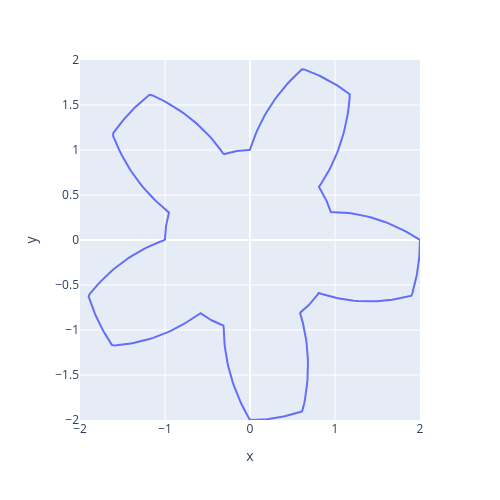

The code cell stored with this chart in its notebook:
### Code cell
d = .011
steps = 80

n = 500

# Theta (radians). To avoid /div0 start from 1 
T = np.linspace(0, np.pi*2 , n)

R = profile(T)

Rmax = np.max(R) 


X, Y = pol2cart(R, T)
mode='lines'
fig = px.line(x=X, y=Y)
fig.update_layout(width=500 , height = 500, yaxis_range = [-Rmax, Rmax], xaxis_range = [-Rmax, Rmax])

fig.show()

### Figure 1 — Plotly figure (JSON) as saved in the notebook; plotly's stock layout.template omitted (floating-point values rounded to 4 significant figures; data arrays with more than 128 entries replaced by an {"elided": "..."} marker saying what was removed)
{"data": [{"hovertemplate": "x=%{x}<br>y=%{y}<extra></extra>", "legendgroup": "", "line": {"color": "#636efa", "dash": "solid"}, "marker": {"symbol": "circle"}, "mode": "lines", "name": "", "orientation": "v", "showlegend": false, "type": "scatter", "x": {"elided": "500 float values"}, "xaxis": "x", "y": {"elided": "500 float values"}, "yaxis": "y"}], "layout": {"height": 500, "legend": {"tracegroupgap": 0}, "margin": {"t": 60}, "width": 500, "xaxis": {"anchor": "y", "domain": [0, 1], "range": [-2.0, 2.0], "title": {"text": "x"}}, "yaxis": {"anchor": "x", "domain": [0, 1], "range": [-2.0, 2.0], "title": {"text": "y"}}}}
